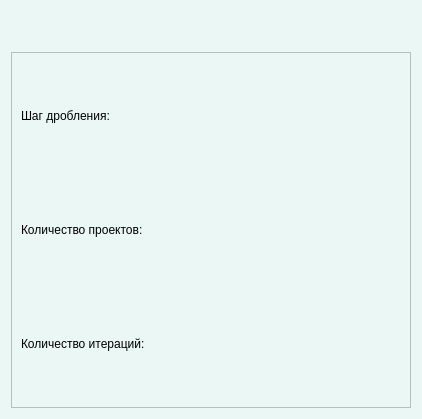
<?xml version="1.0" encoding="UTF-8"?>
<ui version="4.0">
 <class>Info</class>
 <widget class="QWidget" name="Info">
  <property name="geometry">
   <rect>
    <x>0</x>
    <y>0</y>
    <width>422</width>
    <height>419</height>
   </rect>
  </property>
  <property name="windowTitle">
   <string>Инфо</string>
  </property>
  <property name="windowIcon">
   <iconset resource="icons.qrc">
    <normaloff>:/icons/Logo-resized.png</normaloff>:/icons/Logo-resized.png</iconset>
  </property>
  <property name="styleSheet">
   <string notr="true">background-color: rgb(235, 247, 245);</string>
  </property>
  <layout class="QVBoxLayout" name="verticalLayout_2">
   <item>
    <widget class="QWidget" name="widget" native="true">
     <property name="maximumSize">
      <size>
       <width>16777215</width>
       <height>35</height>
      </size>
     </property>
     <layout class="QHBoxLayout" name="horizontalLayout">
      <item>
       <spacer name="horizontalSpacer">
        <property name="orientation">
         <enum>Qt::Horizontal</enum>
        </property>
        <property name="sizeHint" stdset="0">
         <size>
          <width>40</width>
          <height>20</height>
         </size>
        </property>
       </spacer>
      </item>
      <item>
       <widget class="QPushButton" name="CloseButton">
        <property name="maximumSize">
         <size>
          <width>16</width>
          <height>16</height>
         </size>
        </property>
        <property name="text">
         <string/>
        </property>
        <property name="icon">
         <iconset resource="icons.qrc">
          <normaloff>:/icons/close (2).png</normaloff>:/icons/close (2).png</iconset>
        </property>
        <property name="flat">
         <bool>true</bool>
        </property>
       </widget>
      </item>
     </layout>
    </widget>
   </item>
   <item>
    <widget class="QScrollArea" name="scrollArea">
     <property name="widgetResizable">
      <bool>true</bool>
     </property>
     <widget class="QWidget" name="scrollAreaWidgetContents">
      <property name="geometry">
       <rect>
        <x>0</x>
        <y>0</y>
        <width>402</width>
        <height>358</height>
       </rect>
      </property>
      <layout class="QGridLayout" name="gridLayout">
       <item row="0" column="0">
        <layout class="QVBoxLayout" name="layout">
         <item>
          <widget class="QLabel" name="Step">
           <property name="text">
            <string>Шаг дробления: </string>
           </property>
          </widget>
         </item>
         <item>
          <widget class="QLabel" name="ProjectsCount">
           <property name="text">
            <string>Количество проектов: </string>
           </property>
          </widget>
         </item>
         <item>
          <widget class="QLabel" name="IterationsCount">
           <property name="text">
            <string>Количество итераций: </string>
           </property>
          </widget>
         </item>
        </layout>
       </item>
      </layout>
     </widget>
    </widget>
   </item>
  </layout>
 </widget>
 <resources>
  <include location="icons.qrc"/>
 </resources>
 <connections/>
</ui>
